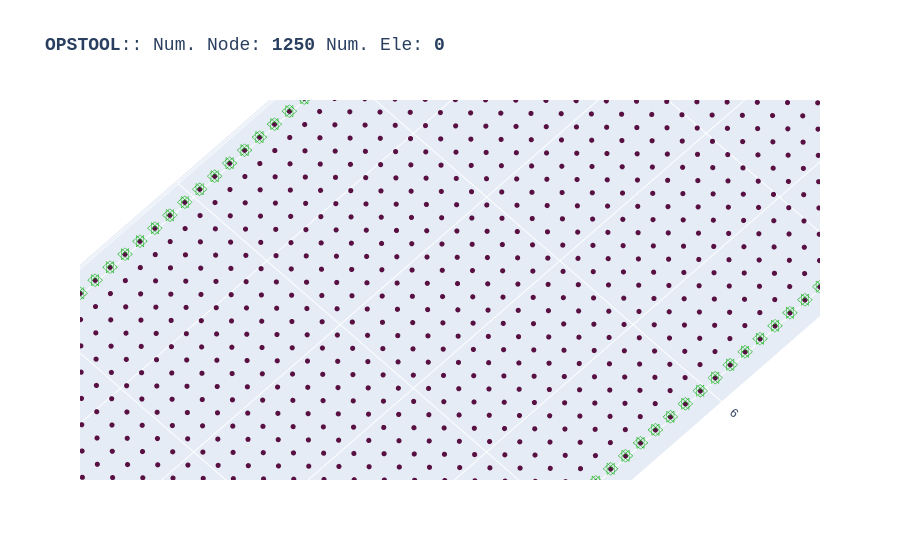

The code cell stored with this chart in its notebook:
### Code cell
opst.vis.plotly.plot_model(show_node_numbering=False, show_ele_numbering=True, show_nodal_loads = False)

### Figure 1 — Plotly figure (JSON) as saved in the notebook; plotly's stock layout.template omitted (floating-point values rounded to 4 significant figures; data arrays with more than 128 entries replaced by an {"elided": "..."} marker saying what was removed)
{"data": [{"customdata": {"elided": "1250 str values"}, "hovertemplate": "x: %{x}<br>y: %{y}<br>z: %{z} <br>nodeTag: %{customdata}", "marker": {"color": "#580f41", "size": 3.0, "symbol": "circle"}, "mode": "markers", "name": "Nodes", "x": {"elided": "1250 float values"}, "y": {"elided": "1250 float values"}, "z": {"elided": "1250 float values"}, "type": "scatter3d"}, {"connectgaps": false, "hoverinfo": "skip", "line": {"color": "#15b01a", "width": 1.0}, "mode": "lines", "name": "BC", "x": {"elided": "2628 float values"}, "y": {"elided": "2628 float values"}, "z": {"elided": "2628 float values"}, "type": "scatter3d"}], "layout": {"scene": {"camera": {"eye": {"x": -20.0, "y": -20.0, "z": 50.0}, "projection": {"type": "orthographic"}}, "xaxis": {"showgrid": true, "zeroline": true, "visible": true}, "yaxis": {"showgrid": true, "zeroline": true, "visible": true}, "zaxis": {"showgrid": true, "zeroline": true, "visible": true}, "aspectmode": "data"}, "title": {"font": {"family": "courier", "size": 18}, "text": "<b>OPSTOOL</b>:: Num. Node: <b>1250</b> Num. Ele: <b>0</b>"}, "font": {"family": "Arial, sans-serif"}, "autosize": true, "showlegend": false}}
